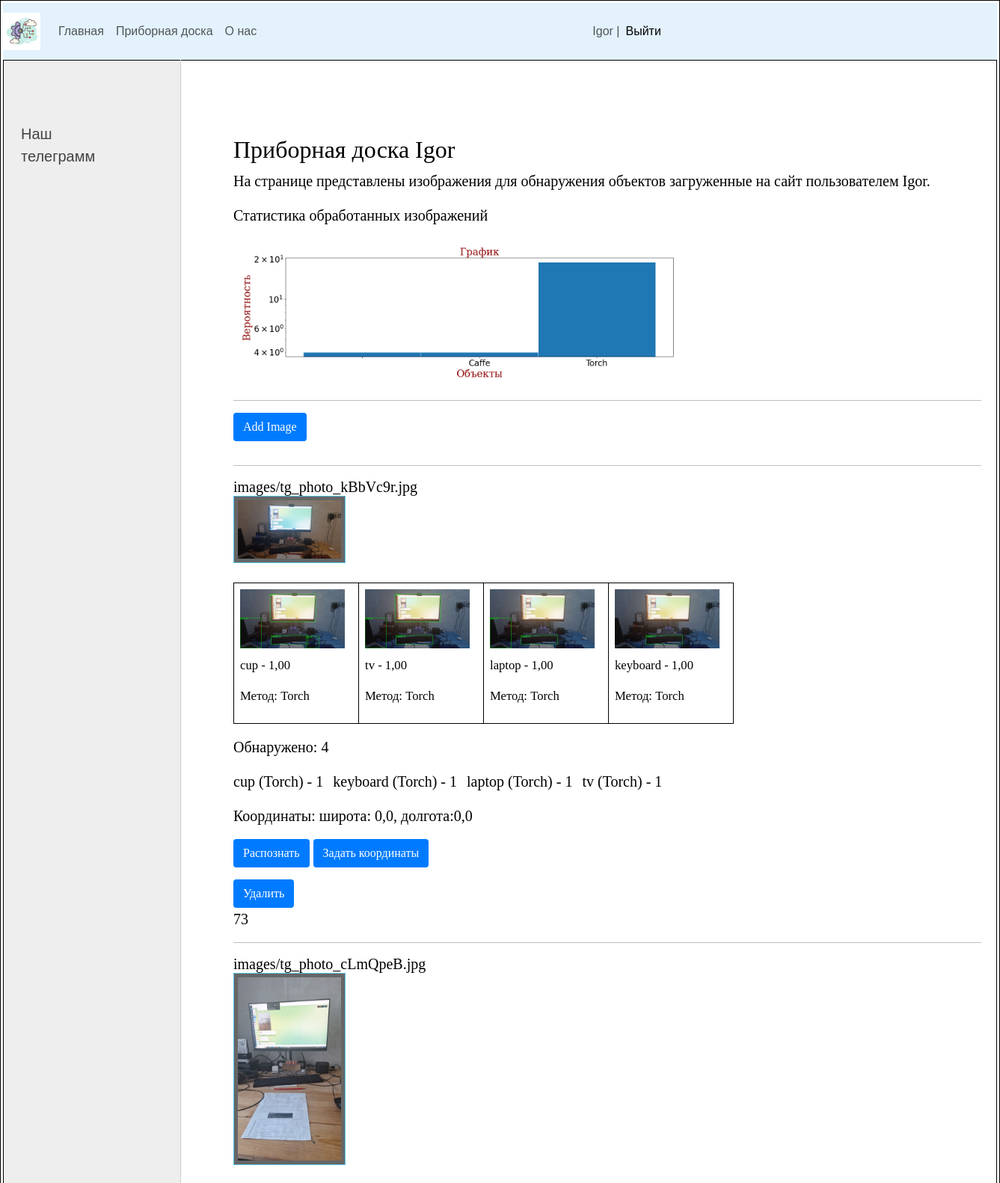
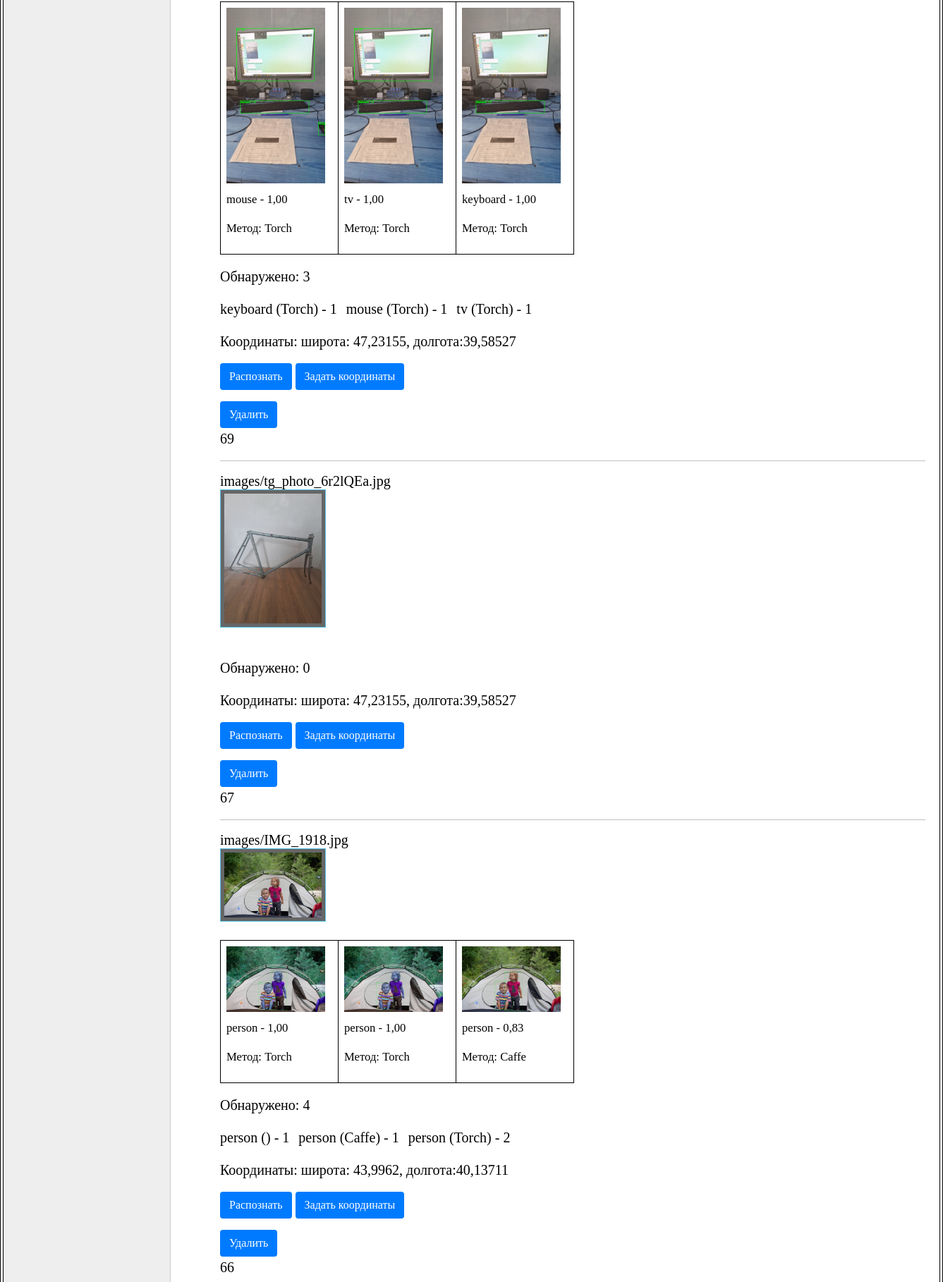
The app's page /dashboard/ (signed in, upper part) with its own data (2 pictures, top to bottom).
### object_detection/models.py (models this page shows, shortened)
class ImageFeed(models.Model, GeoItem):
    user = models.ForeignKey(settings.AUTH_USER_MODEL, on_delete=models.CASCADE, verbose_name='Пользователь')
    image = models.ImageField(upload_to='images/', verbose_name='Изображение')
    lon = models.FloatField(verbose_name='Долгота')
    lat = models.FloatField(verbose_name='Широта')
    description = models.TextField(verbose_name='Описание', null=True, blank=True)
    class Meta:
        verbose_name = 'Изображение'
        verbose_name_plural = 'Изображения'
        ordering = ['-pk']

class DetectedObject(models.Model):
    image_feed = models.ForeignKey(ImageFeed, related_name='detected_objects', on_delete=models.CASCADE)
    object_type = models.CharField(max_length=100)
    confidence = models.FloatField()
    location = models.CharField(max_length=255)
    processed_image = models.ImageField(upload_to='processed_images/', null=True, blank=True,
                                        verbose_name='Обработанное изображение')
    method_detected = models.CharField(max_length=100)
    class Meta:
        verbose_name = 'Обнаруженный объект'
        verbose_name_plural = 'Обнаруженные объекты'
        ordering = ['-pk']

### object_detection/views.py (the view)
# urls.py: path('dashboard/', dashboard, name='dashboard'),
@login_required
def dashboard(request):
    image_feeds = ImageFeed.objects.filter(user=request.user)
    if not image_feeds:
        return redirect('add_image_feed')
    else:
        x = [x.object_type for x in DetectedObject.objects.filter(image_feed__in=image_feeds)]
        y = [y.confidence for y in DetectedObject.objects.filter(image_feed__in=image_feeds)]
        if x and y:
            chart = get_plot(x, y, 'bar')
            detect_stat = [y for y in
                           DetectedObject.objects.filter(image_feed__in=image_feeds).values('method_detected').annotate(
                               Count('method_detected'))]
            x = []
            y = []
            for i in detect_stat:
                x.append(i['method_detected'])
                y.append(i['method_detected__count'])
            chart_stat = get_plot(x, y, 'line')
        else:
            chart = None
            chart_stat = None
        context = {
            'image_feeds': image_feeds,
            'menu': menu,
            'title': 'Главная',
            'chart': chart,
            'chart_stat': chart_stat
        }
    return render(request, "object_detection/dashboard.html", context=context)

### object_detection/templatetags/detection_tag.py (called while the page is built)
@register.simple_tag
def current_stat(id):
    stat = DetectedObject.objects.filter(image_feed=id).values('object_type', 'method_detected').annotate(
        Count('object_type'))
    return stat

@register.simple_tag
def get_all_type():
    type_detected = DetectedObject.objects.order_by('object_type').values('object_type', 'image_feed_id').distinct()
    return type_detected

### object_detection/utils.py (called while the page is built)
def get_graph():
    buffer = io.BytesIO()
    plt.savefig(buffer, format='png')
    buffer.seek(0)
    image_png = buffer.getvalue()
    graph = base64.b64encode(image_png)
    graph = graph.decode('utf-8')
    buffer.close()
    return graph

def get_plot(x, y, type_graph):
    font = {'family': 'serif',
            'color': 'darkred',
            'weight': 'normal',
            'size': 'large',
            }
    matplotlib.rc('xtick', labelsize=20)
    matplotlib.rc('ytick', labelsize=20)
    matplotlib.rc('font', size=20)
    plt.switch_backend('AGG')
    plt.figure(figsize=(15, 5))
    plt.bar(x, y, width=1, edgecolor="white", linewidth=0.7)
    plt.yscale('log')
    plt.title("График", fontdict=font)
    plt.xlabel('Объекты', fontdict=font)
    plt.ylabel('Вероятность', fontdict=font)
    plt.tight_layout()
    plt.savefig(type_graph + '.png')
    return get_graph()

### object_detection/templates/object_detection/dashboard.html (shortened to what this page needs)
{% extends 'object_detection/base.html' %}
{% load detection_tag %}
{% block content %}
<h1>Приборная доска {{ request.user }}</h1>
<p>На странице представлены изображения для обнаружения объектов загруженные на сайт пользователем {{ request.user }}.</p>
{% if request.user.is_authenticated %}
<p>Статистика обработанных изображений</p>
    {% if chart %}
            <img alt="Chart">
        {% endif %}
<hr>
<a href="{% url 'add_image_feed' %}" class="btn btn-primary mb-3">Add Image</a>
<hr>
    {% for i in image_feeds %}
        <h5 class="card-title">{{ i.image }}</h5>
        <p class="thumb">
        <a href="{{ i.image.url }}" target="_blank">
            <img class="img-article-left thumb" src="{{ i.image.url }}" alt="Card image cap">
        </a>
            <table class="table">
            <tr>
            {% for obj in i.detected_objects.all %}
                {% if obj.processed_image %}
                    <td>
                        <a href="{{ obj.processed_image.url }}" target="_blank">
                            <img class="img-article-left thumb" src="{{ obj.processed_image.url }}" alt="Processed Image">
                        </a>
                        <p class="table_text">{{ obj.object_type }} - {{ obj.confidence|floatformat:2 }} </p>
                        <p class="table_text">Метод: {{obj.method_detected}}</p>
                    </td>
                {% endif %}
            {% endfor %}
            </tr>
            </table>
        <p>Обнаружено: {{ i.detected_objects.all.count }}</p>
        <ul class="list-inline">
        {% current_stat i.id as stat %}
        {% for i in stat %}
            <li class="list-inline-item">{{ i.object_type }} ({{ i.method_detected }}) - {{ i.object_type__count }}</li>
        {% endfor %}
        </ul>
        <p> Координаты: широта: {{ i.lat }}, долгота:{{i.lon}}</p>
        <a href="{% url 'process_feed' i.id %}" class="btn btn-primary">Распознать</a>
        <a href="{% url 'image_set_coordinates' i.id %}" class="btn btn-primary">Задать координаты</a>
        <a href="{% url 'delete_image' i.id %}" class="btn btn-primary">Удалить</a>
        <p> {{ i.pk }} </p>
        <hr>
    {% endfor %}
{% endif %}
{% endblock %}

### object_detection/templates/object_detection/base.html (shortened to what this page needs)
{% load static %}
{% load detection_tag %}
<!DOCTYPE html>
<html>
<head>
    <link href="{% static 'object_detection/bootstrap/css/bootstrap.min.css' %}" rel="stylesheet">
    <link type="text/css" href="{% static 'object_detection/css/styles.css' %}" rel="stylesheet" />
</head>
<body>
<table class="table-page" border=0 cellpadding="0" cellspacing="0">
<tr><td valign=top>
{% block mainmenu %}
    <nav class="navbar navbar-expand-lg navbar-light" style="background-color: #e3f2fd;">
        <div class="collapse navbar-collapse" id="navbarSupportedContent">
            <a class="navbar-brand" href="{% url 'home' %}"><img src="{% static 'object_detection/images/logo.png' %}" width="50" height="50" class="d-inline-block align-top" alt=""></a>
            <div class="collapse navbar-collapse" id="navbarNav">
                <ul class="navbar-nav mr-auto">
                    {% if request.user.is_authenticated %}
                        {% for m in menu %}
                            <li class="nav-item active">
                                <a class="nav-link" href="{% url m.url_name %}">{{m.title}} </a>
                            </li>
                        {% endfor %}
                </ul>
            </div>
            <div class="collapse navbar-collapse" id="navbarNav2">
                <nav class="navbar navbar-light" style="background-color: #e3f2fd;">
                    <span class="navbar-text">
                      {{user.username}} |
                    </span>
                </nav>
                <div class="navbar-nav">
                    <a class="nav-item nav-link active" href="{% url 'logout' %}">Выйти</a>
                    {% else %}
                    <a class="nav-item nav-link" href="{% url 'register' %}">Регистрация</a> | <a href="{% url 'login' %}">Войти</a></li>
                    {% endif %}
                </div>
            </div>
        </div>
    </nav>
{% endblock mainmenu %}
<table class="table-content"  border="0" cellpadding="0" cellspacing="0">
<tr>
        <td valign="top" class="left-chapters">
        <ul id="leftchapters">
                <li class="share">
                <a class="telegram" href="https://t.me/UU_diplom_bot">Наш телеграмм</a>
                </li>
 <!--               {% get_all_type as type_detect %}
        </ul>
</td>
<td valign="top" class="content">
        <div class="content-text">
{% block content %}
{% endblock %}
        </div>
</td></tr></table>
</td></tr>
</table>
</body>
</html>

### object_detection/static/object_detection/css/styles.css (style rules this page uses)
html, body { font-family: 'Arial'; margin: 0; padding: 0; height: 100%; width: 100%; color: #444; }
a { color: #0059b2; text-decoration: none; }
img { max-width: 600px; height: auto; }
img.img-article-left { max-width: 300px; height: auto; float: none; padding: 0 10px 10px 0; }
img.img-article-left.thumb { max-width: 150px; height: auto; }
.table-page { width: 100%; height: 100%; vertical-align: top; }
.table-page tr { height: 100%; }
.table-content { width: 100%; min-height: 100%; height: 100%; }
.left-chapters { margin: 0; background: #eee; border-right: 1px solid #ccc; min-height: 100%; }
.left-chapters ul { width: 230px; min-height: 100%; margin: 0; padding: 20px 10px 10px 20px; list-style: none; font-size: 20px; }
.left-chapters ul li { margin: 30px 0 0 0; color: #999; }
.left-chapters ul li a { color: #444; text-decoration: none; }
.left-chapters ul li.share { margin: 60px 0 0 0; }
.left-chapters ul li.share a { display: inline-block; width: 40px; height: 40px; margin: 0 20px 0 0; }
.content { padding: 40px 20px 20px 40px; width: 100%; box-sizing: border-box; }
.content-text { margin: 60px 0 0 30px; color: #000; font-size: 20px; font-family: Yandex Sans Display Light; }
.content-text h1 { font-size: 32px; }
.btn-primary { color: #fff; background-color: #007bff; border-color: #007bff; }
.btn { display: inline-block; font-weight: 400; text-align: center; white-space: nowrap; vertical-align: middle; -webkit-user-select: none; -moz-user-select: none; -ms-user-select: none; user-select: none; border: 1px solid transparent; padding: .375rem .75rem; font-size: 1rem; line-height: 1.5; border-radius: .25rem; transition: color .15s ease-in-out, background-color .15s ease-in-out, border-color .15s ease-in-out, box-shadow .15s ease-in-out; }
.thumb img { border: 1px solid #55c5e9; padding: 5px; background: #666; margin-right: 10px; margin-bottom: 10px; }
.table_text { height: min-content; font-size: smaller; }
.table { width: 300px; border-collapse: collapse; }
TD, TH { padding: 3px; border: 1px solid black; }

### records on screen
ImageFeed: image "images/tg_photo_kBbVc9r.jpg", image (picture), detected_objects.all.count "4", object_type "keyboard" "tv", method_detected "Torch" "Torch", object_type__count "1" "1", lat "0,0", lon "0,0", pk "73"
DetectedObject: processed_image (picture), object_type "cup", confidence "1,00", method_detected "Torch", object_type__count "1"
DetectedObject: processed_image (picture), object_type "tv", confidence "1,00", method_detected "Torch"
DetectedObject: processed_image (picture), object_type "laptop", confidence "1,00", method_detected "Torch", object_type__count "1"
DetectedObject: processed_image (picture), object_type "keyboard", confidence "1,00", method_detected "Torch"
ImageFeed: image "images/tg_photo_cLmQpeB.jpg", image (picture), detected_objects.all.count "3", object_type "keyboard" "tv", method_detected "Torch" "Torch", object_type__count "1" "1", lat "47,23155", lon "39,58527", pk "69"
DetectedObject: processed_image (picture), object_type "mouse", confidence "1,00", method_detected "Torch", object_type__count "1"
DetectedObject: processed_image (picture), object_type "tv", confidence "1,00", method_detected "Torch"
DetectedObject: processed_image (picture), object_type "keyboard", confidence "1,00", method_detected "Torch"
ImageFeed: image "images/tg_photo_6r2lQEa.jpg", image (picture), detected_objects.all.count "0", lat "47,23155", lon "39,58527", pk "67"
ImageFeed: image "images/IMG_1918.jpg", image (picture), detected_objects.all.count "4", object_type "person" "person" "person", object_type__count "1" "1" "2", method_detected "Caffe" "Torch", lat "43,9962", lon "40,13711", pk "66"
DetectedObject: processed_image (picture), object_type "person", confidence "1,00", method_detected "Torch"
DetectedObject: processed_image (picture), object_type "person", confidence "1,00", method_detected "Torch"
DetectedObject: processed_image (picture), object_type "person", confidence "0,83", method_detected "Caffe"

### other values on screen
{{ m.title }} "Главная" "Приборная доска" "О нас"
{{ user.username }} "Igor"
{{ request.user }} "Igor"
